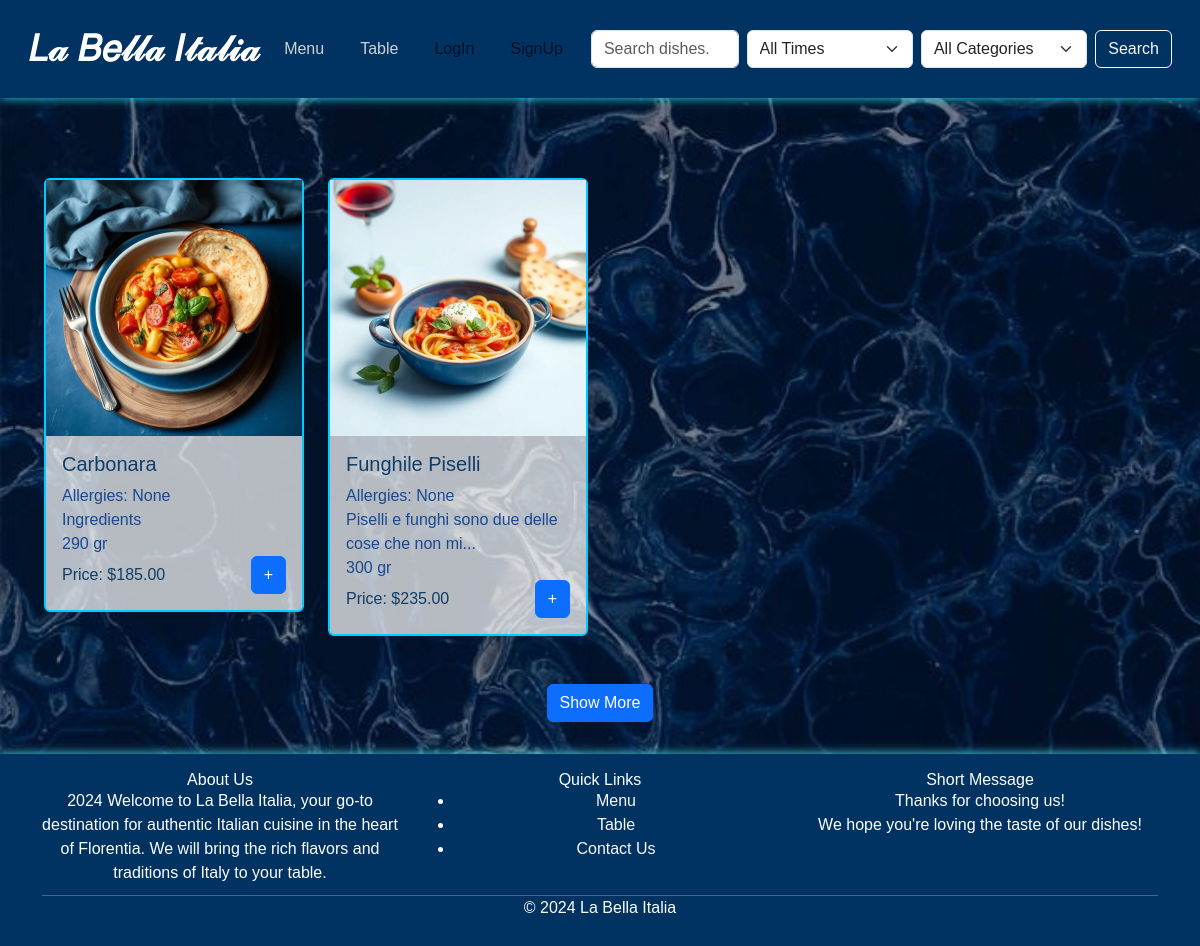
/dishes/, run on an earlier commit of the app's database.
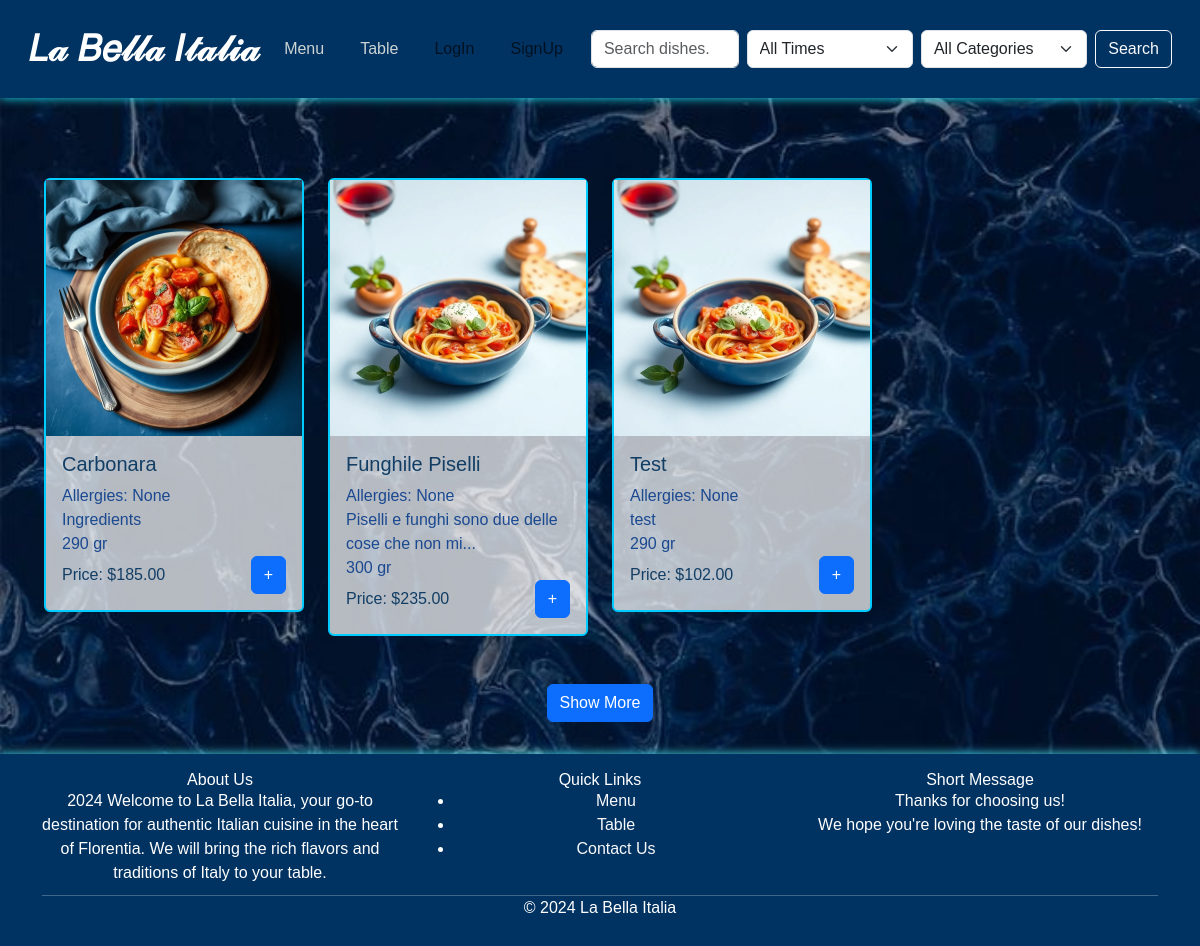
And on a later commit of the database.
### project/models.py (models this page shows)
class Dish(models.Model):
    SORTDT = [
        ("Breakfast", "breakfast"),
        ("Lunch", "lunch"),
        ("Dinner", "dinner")
    ]
    SORT = [
        ("Appetizers", "appetizers"),
        ("Main Courses", "main"),
        ("Side Dishes", "side"),
        ("Desserts", "desserts"),
        ("Beverages", "beverages"),
        ("Soups", "soups"),
        ("Salads", "salads")
    ]
    name = models.CharField(max_length=255)
    ingredients = models.TextField()
    gram = models.CharField(max_length=255)
    sort_daytime = models.CharField(max_length=15, choices=SORTDT, blank=True, null=True)
    sort = models.CharField(max_length=50, choices=SORT)
    allergies = models.ManyToManyField(Allergies)
    image = models.ImageField(upload_to='dish_img/', blank=True, null=True)

class DishPrice(models.Model):
    dish = models.ForeignKey(Dish, on_delete=models.CASCADE)
    price = models.DecimalField(max_digits=10, decimal_places=2)
    date = models.DateTimeField(auto_now_add=False)

### project/views.py (the view)
# urls.py: path('dishes/', DishListView.as_view(), name='dish-list'),
class DishListView(ListView):
    model = Dish
    template_name = 'dish/dish_list.html'
    context_object_name = 'dishes'
    paginate_by = 8
    def get_context_data(self, **kwargs):
        context = super().get_context_data(**kwargs)
        dishes = context['dishes']
        latest_prices = {}
        for dish in dishes:
            latest_price = DishPrice.objects.filter(dish=dish).order_by('-date').first()
            latest_prices[dish.id] = latest_price
        context['latest_prices'] = latest_prices
        return context
    def get(self, request):
        super().get(request)
        if request.headers.get('x-requested-with') == 'XMLHttpRequest':
            return render (request, 'dish/list.html', context=self.get_context_data())
        return render(request, self.template_name, context=self.get_context_data())

### project/templatetags/custom_filters.py (called while the page is built)
@register.filter
def get_item(dictionary, key):
    if isinstance(dictionary, dict):
        return dictionary.get(key)
    else:
        return None

@register.filter
def truncate_words(value, arg):
    words = value.split()
    if len(words) > arg:
        return ' '.join(words[:arg]) + '...'
    return value

### templates/dish/dish_list.html (shortened to what this page needs)
{% extends 'base.html' %}
{% load custom_filters %}
{% load static %}
{% block content %}
    <div class="container mt-5">
        <div class= 'row text-left poll-container' >
            {% include  "dish/list.html"%}
        </div>
        </div>
        <div class="text-center mt-4">
            <button id="show-more" class="btn btn-primary" onclick="showMore()">Show More</button>
        </div>
{% endblock %}

### templates/dish/list.html
{% load static%}
{% load custom_filters %}
{% for dish in page_obj %}
<div class="col-md-3 mb-4">
    <a href="{% url 'dish-detail' dish.id %}" style="text-decoration: none;">
        <div class="card" style="border: 2px solid #00ccff;">
            {% if dish.image %}
                <img src="{{ dish.image.url }}" class="card-img-top" alt="{{ dish.name }} image">
            {% endif %}
            <div class="card-body">
                <h5 class="card-title" style="color: #123E65;">{{ dish.name }}</h5>
                <p class="card-text" style="color: #1a4990;">Allergies: {% if dish.allergies %} {{ dish.allergies.name }} {% else %} None {% endif %}</p>
                <p class="card-text" style="color: #1a4990;">{{ dish.ingredients|truncate_words:10 }}</p>
                <p class="card-text" style="color: #1a4990;">{{ dish.gram }} gr</p>
                {% with latest_price=latest_prices|get_item:dish.id %}
                    <div class="d-flex justify-content-between align-items-center">
                        <p class="card-text mb-0" style="color: #123E65;">
                            Price: {% if latest_price %} ${{ latest_price.price }} {% else %} Not available {% endif %}
                        </p>
                        <a href="{% url 'order-create' dish.id %}" class="btn btn-primary">+</a>
                    </div>
                {% endwith %}
            </div>
        </div>
    </a>
</div>
{% endfor %}

What changed in the data, as far as the page shows it:
added Dish: image (picture), name "Test", allergies.name "None", ingredients "test", gram "290"
added DishPrice: price "102.00"
